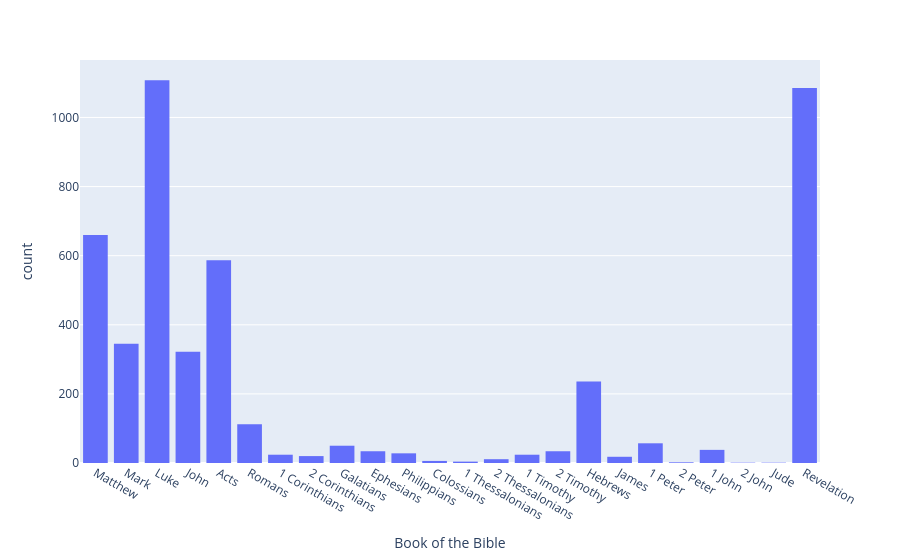

Notebook source saved alongside this figure:
### Code cell
px.histogram(
    x = references2['n_start'].str[0],
    labels={'x': 'Book of the Bible'}
)

### Figure 1 — Plotly figure (JSON) as saved in the notebook; plotly's stock layout.template omitted (floating-point values rounded to 4 significant figures; data arrays with more than 128 entries replaced by an {"elided": "..."} marker saying what was removed)
{"data": [{"bingroup": "x", "hovertemplate": "Book of the Bible=%{x}<br>count=%{y}<extra></extra>", "legendgroup": "", "marker": {"color": "#636efa", "pattern": {"shape": ""}}, "name": "", "orientation": "v", "showlegend": false, "type": "histogram", "x": {"elided": "4807 str values"}, "xaxis": "x", "yaxis": "y"}], "layout": {"barmode": "relative", "legend": {"tracegroupgap": 0}, "margin": {"t": 60}, "xaxis": {"anchor": "y", "domain": [0, 1], "title": {"text": "Book of the Bible"}}, "yaxis": {"anchor": "x", "domain": [0, 1], "title": {"text": "count"}}}}
